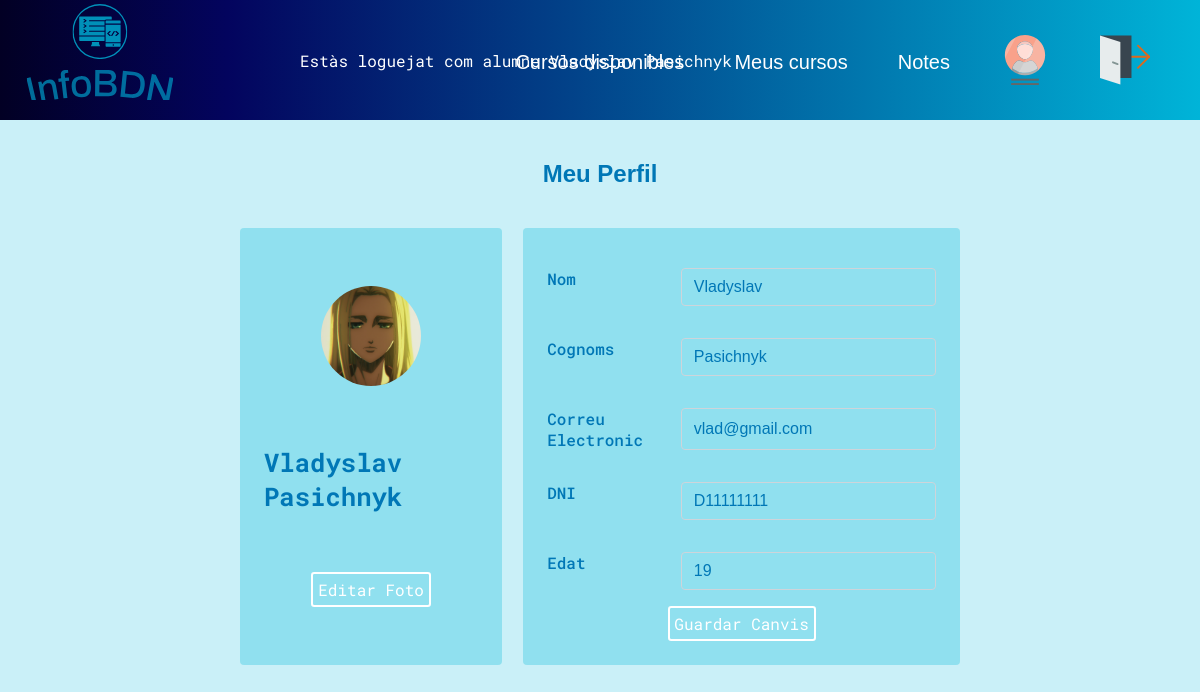
The app's page /InfoBDN/edit_profileinfo.php?mail=vlad@gmail.com (signed in) with its own data.
### tables this page shows
CREATE TABLE `alumnes` (
  `DNI` varchar(12) NOT NULL,
  `Nom` varchar(20) NOT NULL,
  `Cognoms` varchar(20) NOT NULL,
  `Edat` int(3) NOT NULL,
  `Foto` varchar(255) NOT NULL,
  `Mail` varchar(55) NOT NULL,
  `password` varchar(100) NOT NULL
);

### InfoBDN/edit_profileinfo.php (the view, shortened to what this page needs)
<!DOCTYPE html>
<html lang="ca">
<head>
    <link rel="stylesheet" href="style.css">
</head>
<body>
    <?php
    include "functions.php";
    $bddcon = getBddConn();
    if (isset($_SESSION["email"])  && ($_SESSION["role"] == "prof" || $_SESSION["role"] == "alum")) {
        if ($_POST) {
            $nom = $_POST['nom'];
            $cognoms = $_POST['cognom'];
            $email = $_POST['email'];
            $dni = $_POST['dni'];
            $edat = $_POST['edat'];
            if ($_SESSION['role'] == 'alum') {
                $table = 'alumnes';
            } elseif ($_SESSION['role'] == 'prof') {
                $table = 'professor';
            }
            $sql = "UPDATE $table SET Nom='$nom', Cognoms='$cognoms', Mail='$email', Edat='$edat' WHERE DNI LIKE '$dni'";
            $consulta = mysqli_query($bddcon, $sql);
            if (!$consulta) {
                echo mysqli_error($bddcon) . "<br>";
                echo "Error querry no valida " . $sql;
                echo "Redirigint..";
                echo "<META HTTP-EQUIV='REFRESH' CONTENT='3333333333;URL=meu_perfil.php'>";
            } else {
                echo "Perfil modificat exitosament!!!";
                echo "<META HTTP-EQUIV='REFRESH' CONTENT='0;URL=meu_perfil.php'>";
            }
        } else {
            if ($_REQUEST['mail']) {
                $email = $_REQUEST['mail'];
                if ($_SESSION['role'] == 'alum') {
                    $table = 'alumnes';
                } elseif ($_SESSION['role'] == 'prof') {
                    $table = 'professor';
                }
                $sql = "SELECT * FROM $table WHERE Mail like '$email'";
                $consulta = mysqli_query($bddcon, $sql);
                $perfil = mysqli_fetch_assoc($consulta);
                if ($_SESSION['role'] == 'alum') {
                    displayMenuAlumn();
                } elseif ($_SESSION['role'] == 'prof') {
                    displayMenuProf();
                }
                $foto = $perfil['Foto'];
                echo "<h1 class='pageTitles'>Meu Perfil</h1>
                <div class='profileContent'>
                    <div class='profilePhoto profilePhotoForm'>
                        <img class='roundProfilePhoto' src='$foto'>
                        <p class='profileName'>" . $perfil['Nom'] . " " . $perfil['Cognoms'] . "</p>
                        <a class='bntEditProfile' href='edit_profilefoto.php?mail=" . $perfil['Mail'] . "'>Editar Foto</a>
                    </div>
                    <form class='profileInfo profileInfoForm' action='edit_profileinfo.php'  method='post'>
                        <div class='profileRow'>
                            <div class='rowTitle'>Nom </div><input class='rowContent' type='text' name='nom' id='nom' value='" . $perfil['Nom'] . "'>
                        </div>
                        <div class='profileRow'>
                            <div class='rowTitle'>Cognoms</div><input class='rowContent' type='text' name='cognom' id='cognom' value='" . $perfil['Cognoms'] . "'>
                        </div>
                        <div class='profileRow'>
                            <div class='rowTitle'>Correu Electronic</div><input class='rowContent' type='text' name='email' id='email' value='" . $perfil['Mail'] . "'>
                        </div>
                        <div class='profileRow'>
                            <div class='rowTitle'>DNI</div><input class='rowContent' type='text' name='dni' id='dni' value='" . $perfil['DNI'] . "' readonly>
                        </div>
                        <div class='profileRow'>
                            <div class='rowTitle'>Edat</div><input class='rowContent' type='number' name='edat' id='edat' value='" . $perfil['Edat'] . "'>
                        </div>
                            <button class='bntEditProfile' type='submit'>Guardar Canvis</button>
                    </form>
                </div>";
            } else {
                echo "No hem pogut obtenir el DNI del professor";
                echo "<META HTTP-EQUIV='REFRESH' CONTENT='1.5;URL=meu_perfil.php'>";
            }
        }
    } else {
        echo "<p>Has d'estar valiat per veure aquesta pàgina</p>";
        echo "<META HTTP-EQUIV='REFRESH' CONTENT='3;URL=index.php'>";
    }
    ?>
</body>
</html>

### InfoBDN/style.css (style rules this page uses)
body { background-color: #caf0f8; display: flex; flex-direction: column; align-items: center; margin: 0; font-family: 'Roboto Mono'; color: #0077b6; }
h1 { font-family: 'Fengardo Neue', sans-serif; font-size: 24px; margin-bottom: 50px; }
input { border: 6px solid #00b4d8; border-radius: 3px; background-color: #90e0ef; color: #0077b6; padding: 0.3rem; }
a { text-decoration: none; color: #0077b6; font-family: 'Fengardo Neue', sans-serif; font-size: 20px; }
.profileContent { margin-top: 40px; display: grid; width: 60%; grid-template-columns: 3fr 5fr; grid-template-rows: 1fr; grid-column-gap: 21px; }
.profilePhoto { grid-area: 1 / 1 / 2 / 2; display: flex; flex-direction: column; align-items: center; background-color: #90e0ef; border-radius: .25rem; justify-content: space-evenly; padding: 1.5rem; }
.roundProfilePhoto { width: 100px; height: 100px; border-radius: 50% !important; }
.profileName { font-weight: bold; font-size: 1.6rem; }
.bntEditProfile { font-size: 1rem; font-family: 'Roboto Mono'; color: white; padding: 0.3rem; border-radius: 0.2rem; border: 2px solid white; background-color: #90e0ef; }
.profileInfo { grid-area: 1 / 2 / 2 / 3; background-color: #90e0ef; border-radius: .25rem; padding: 1.5rem; }
.profileRow { padding-top: 1rem; padding-bottom: 1rem; display: flex; flex-direction: row; }
.rowTitle { width: 35%; font-weight: 500; }
.rowContent { padding-left: 1rem; max-width: 75%; }
.pageTitles { margin-top: 40px; margin-bottom: 0px; }
input.rowContent { width: 60%; padding: 0.375rem 0.75rem; font-size: 1rem; line-height: 1.5; background-clip: padding-box; border: 1px solid #ced4da; border-radius: 0.25rem; }
.profileInfoForm { flex-direction: column; display: flex; }
.profileInfoForm>.bntEditProfile { align-self: center; }

### records on screen
alumnes: Foto (picture), Nom "Vladyslav", Cognoms "Pasichnyk", nom "Vladyslav", cognom "Pasichnyk", email "vlad@gmail.com", dni "D11111111", edat "19"

### other values on screen
$_SESSION['nom'] "Vladyslav"
$_SESSION['cognoms'] "Pasichnyk"
